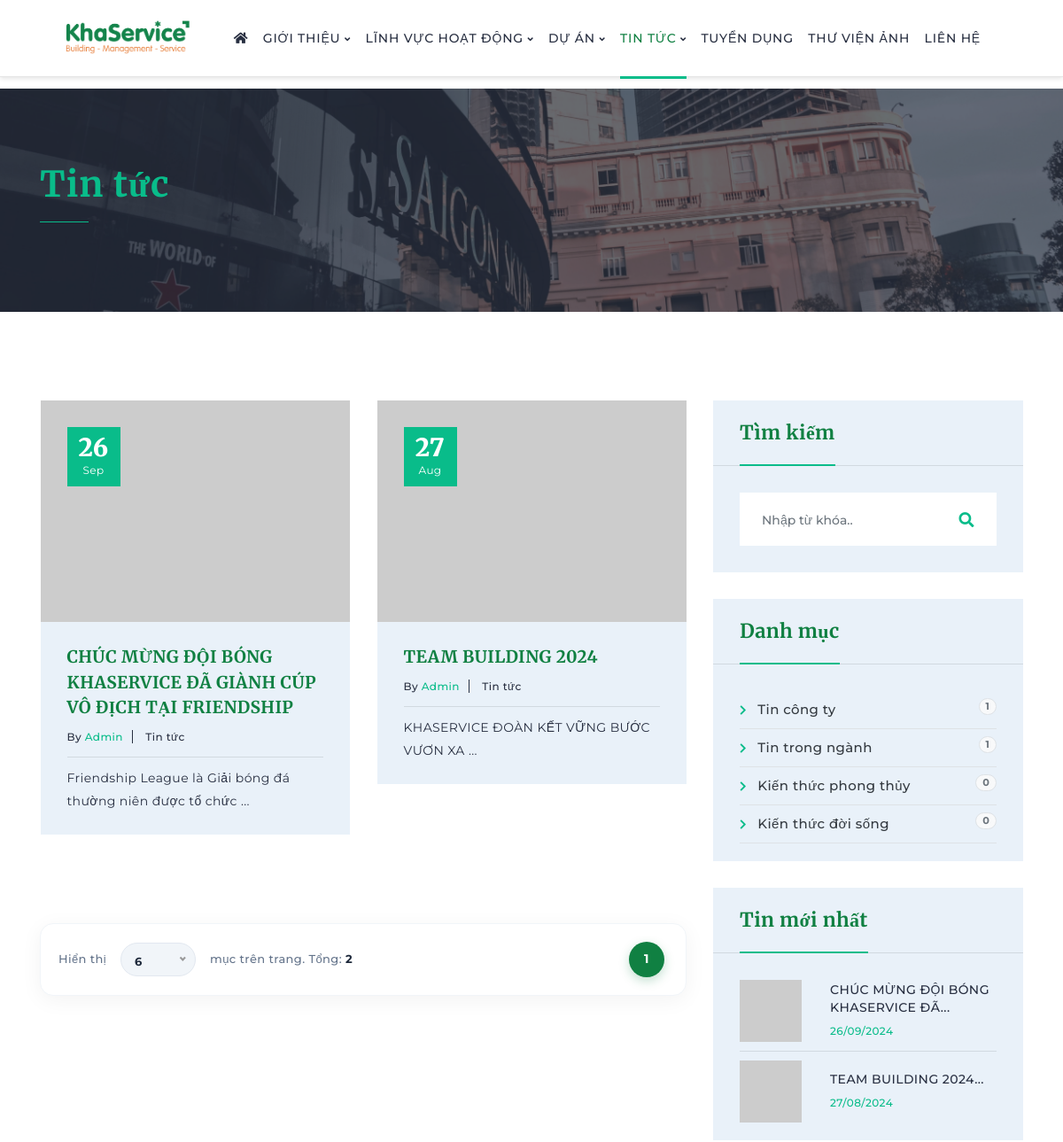
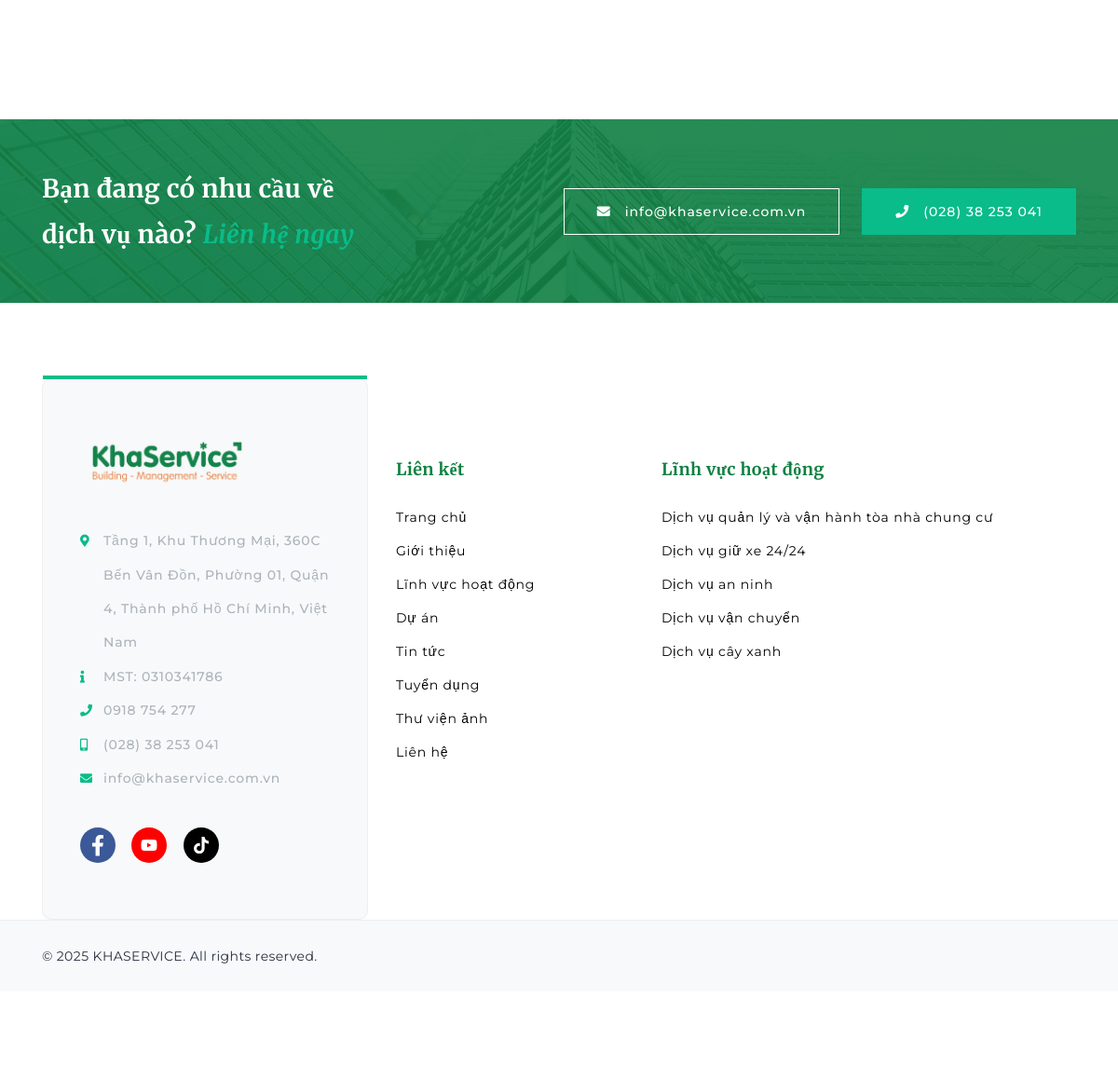
/tin-tuc.html, run on the app's committed database (2 pictures, top to bottom).
### tables this page shows
CREATE TABLE `table_setting` (
  `id` int(11) NOT NULL AUTO_INCREMENT,
  `ten_vi` varchar(255) DEFAULT NULL,
  `diachi_vi` varchar(255) DEFAULT NULL,
  `dienthoai` varchar(50) DEFAULT NULL,
  `hotline` varchar(50) DEFAULT NULL,
  `email` varchar(100) DEFAULT NULL,
  `website` varchar(100) DEFAULT NULL,
  `fanpage` varchar(255) DEFAULT NULL,
  `youtube` varchar(255) DEFAULT NULL,
  `google_map` text DEFAULT NULL,
  `video_intro` varchar(255) DEFAULT NULL,
  `title` varchar(255) DEFAULT NULL,
  `keywords` text DEFAULT NULL,
  `description` text DEFAULT NULL,
  `logo` varchar(255) DEFAULT NULL,
  `logoRectangle` varchar(255) DEFAULT NULL,
  `longName` varchar(255) DEFAULT NULL,
  `nationalName` varchar(255) DEFAULT NULL,
  `shortName` varchar(255) DEFAULT NULL,
  `taxCode` varchar(50) DEFAULT NULL,
  `tiktok` varchar(255) DEFAULT NULL,
  `youtubeInfo` varchar(255) DEFAULT NULL,
  `updated_at` varchar(200) DEFAULT NULL,
  `email2` varchar(255) DEFAULT NULL,
  `hotline2` varchar(255) DEFAULT NULL,
  PRIMARY KEY (`id`)
);

CREATE TABLE `table_photo` (
  `id` int(11) NOT NULL AUTO_INCREMENT,
  `ten_vi` varchar(255) DEFAULT NULL,
  `link` varchar(255) DEFAULT NULL,
  `photo` varchar(255) DEFAULT NULL,
  `thumb` varchar(255) DEFAULT NULL,
  `mota_vi` text DEFAULT NULL,
  `type` varchar(50) DEFAULT NULL,
  `stt` int(11) DEFAULT 1,
  `hienthi` tinyint(1) DEFAULT 1,
  `ngaytao` int(11) DEFAULT NULL,
  PRIMARY KEY (`id`)
);

CREATE TABLE `table_news` (
  `id` int(11) NOT NULL AUTO_INCREMENT,
  `id_cat` int(11) DEFAULT 0,
  `ten_vi` varchar(255) DEFAULT NULL,
  `ten_khong_dau` varchar(255) DEFAULT NULL,
  `photo` varchar(255) DEFAULT NULL,
  `thumb` varchar(255) DEFAULT NULL,
  `mota_vi` text DEFAULT NULL,
  `noidung_vi` longtext DEFAULT NULL,
  `stt` int(11) DEFAULT 1,
  `hienthi` tinyint(1) DEFAULT 1,
  `noibat` tinyint(1) DEFAULT 0,
  `ngaytao` int(11) DEFAULT NULL,
  `ngaysua` int(11) DEFAULT NULL,
  `luotxem` int(11) DEFAULT 0,
  `title` varchar(255) DEFAULT NULL,
  `keywords` text DEFAULT NULL,
  `description` text DEFAULT NULL,
  PRIMARY KEY (`id`)
);

CREATE TABLE `table_news_cat` (
  `id` int(11) NOT NULL AUTO_INCREMENT,
  `ten_vi` varchar(255) DEFAULT NULL,
  `ten_khong_dau` varchar(255) DEFAULT NULL,
  `type` varchar(50) DEFAULT NULL,
  `stt` int(11) DEFAULT 1,
  `hienthi` tinyint(1) DEFAULT 1,
  PRIMARY KEY (`id`)
);

CREATE TABLE `table_dichvu` (
  `id` int(11) NOT NULL AUTO_INCREMENT,
  `ten_vi` varchar(255) DEFAULT NULL,
  `ten_khong_dau` varchar(255) DEFAULT NULL,
  `mota_vi` text DEFAULT NULL,
  `noidung_vi` longtext DEFAULT NULL,
  `photo` varchar(255) DEFAULT NULL,
  `stt` int(11) DEFAULT 1,
  `hienthi` tinyint(1) DEFAULT 1,
  `noibat` tinyint(1) DEFAULT 0,
  `ngaytao` int(11) DEFAULT NULL,
  `ngaysua` int(11) DEFAULT NULL,
  `title` varchar(255) DEFAULT NULL,
  `keywords` text DEFAULT NULL,
  `description` text DEFAULT NULL,
  PRIMARY KEY (`id`)
);

### templates/tin-tuc_tpl.php (the view, shortened to what the rows shown need)
<section class="inner-banner pt-80 pb-95" style="background-image: url('<?=$inner_banner_img?>');" data-overlay="7">
    <div class="container">
        <div class="row z-5 align-items-center">
            <div class="col-md-8 text-center text-md-left">
                <h1 class="f-700 green">Tin tức</h1>
            </div>
        </div>
    </div>
</section>
<section class="service-details pt-100 pb-100">
    <div class="container">
        <div class="row">
            <div class="col-xl-8 col-lg-7">
                <div class="row justify-content-center">
                    <?php if(!empty($ds_tintuc)) { foreach($ds_tintuc as $v) { ?>
                    <div class="col-lg-6 col-md-6">
                        <div class="blog-grid bg-light-white transition-4 mb-30">
                            <div class="blog-grid-image relative">
                                <?php $link_v = 'tin-tuc/chi-tiet/' . ($v['ten_khong_dau']!='' ? $v['ten_khong_dau'] : $v['id']) . '.html'; ?>
                                <a href="<?=$link_v?>">
                                    <?php
                                        $img_src = (!empty($v['photo']) && file_exists($v['photo'])) ? $v['photo'] : 'https://placehold.co/600x400/ebebeb/666666?text=No+Image';
                                    ?>
                                    <img src="<?=$img_src?>" alt="<?=$v['ten_vi']?>" style="width: 100%; height: 250px; object-fit: cover;">
                                </a>
                                <div class="blog-date-2 text-center bg-green">
                                    <h2 class="day white mb-0 fs-28 mt-10 f-900"><?=date('d', $v['ngaytao'])?></h2>
                                    <p class="month white mb-5 fs-12"><?=date('M', $v['ngaytao'])?></p>
                                </div>
                            </div>
                            <div class="blog-grid-text">
                                <h5 class="f-700 fs-19 mb-5 lh-15"><a href="<?=$link_v?>"><?=$v['ten_vi']?></a></h5>
                                <ul class="blog-by-detail mb-5">
                                    <li><a href="">By <span class="green">Admin</span> </a></li>
                                    <li><a href="">Tin tức </a></li>
                                </ul>
                                <div class="hr-1 opacity-1 mt-10 mb-10"></div>
                                <p class="mb-0"><?=substr(strip_tags($v['mota_vi']), 0, 100)?>...</p>
                            </div>
                        </div>
                    </div>
                    <?php }} else { echo '<p class="w-100 text-center">Đang cập nhật...</p>'; } ?>
                </div>
            </div>
            <div class="col-xl-4 col-lg-5">
                <div class="right-box bg-light-white mb-30">
                    <div class="right-box-content mt-10 mb-10">
                        <ul class="list-unstyled category-list">
                            <?php if(!empty($ds_danhmuc_sidebar)) { foreach($ds_danhmuc_sidebar as $v) { ?>
                            <li class="py-2 border-bottom d-flex justify-content-between align-items-center">
                                <a href="tin-tuc/<?=($v['ten_khong_dau']!='' ? $v['ten_khong_dau'] : $v['id'])?>.html" class="text-dark hover-green font-weight-500 d-block w-100">
                                    <i class="fas fa-chevron-right small mr-2 green"></i> <?=$v['ten_vi']?>
                                    <span class="badge badge-pill badge-light border text-muted float-right"><?=$v['so_bai']?></span>
                                </a>
                            </li>
                            <?php }} ?>
                        </ul>
                    </div>
                </div>
                <div class="right-box bg-light-white mb-30">
                    <div class="right-box-content mt-10 mb-10">
                        <?php if(!empty($ds_sidebar)) { foreach($ds_sidebar as $v) {
                            $link_side = 'tin-tuc/chi-tiet/' . ($v['ten_khong_dau']!='' ? $v['ten_khong_dau'] : $v['id']) . '.html';
                        ?>
                        <a href="<?=$link_side?>" class="popular-post d-flex align-items-center">
                            <div class="popular-post-img mr-20">
                                <?php
                                    $img_sidebar = (!empty($v['photo']) && file_exists($v['photo'])) ? $v['photo'] : 'https://placehold.co/100x100/ebebeb/666666?text=New';
                                ?>
                                <img src="<?=$img_sidebar?>" alt="" style="width:70px; height:70px; object-fit:cover;">
                            </div>
                            <div class="popular-post-text">
                                <p class="mb-5"><?=substr($v['ten_vi'], 0, 40)?>...</p>
                                <span><?=date('d/m/Y', $v['ngaytao'])?></span>
                            </div>
                        </a>
                        <?php }} ?>
                    </div>
                </div>
            </div>
        </div>
    </div>
</section>
<section class="cta pt-50 pb-50" style="background-image: url('img/bg/bg_cta.jpg');" data-overlay="9">
    <div class="container">
        <div class="row align-items-center">
            <div class="col-xl-8 col-lg-7 text-center text-lg-right z-5">
                <a href="mailto:<?=$row_setting['email']?>" class="btn btn-square-white mr-20 mr-xs-00 d-block d-sm-inline-block mb-xs-15 wow fadeInUp">
                    <i class="fas fa-envelope mr-15"></i><?=$row_setting['email']?>
                </a>
                <a href="tel:<?=$row_setting['hotline']?>" class="btn btn-square-green d-block d-sm-inline-block blob-small wow fadeInUp">
                    <i class="fas fa-phone mr-15"></i><?=$row_setting['hotline']?>
                </a>
            </div>
        </div>
    </div>
</section>

### templates/layout/header.php (shortened to what the rows shown need)
<header class="transperant-head header-style-3 transition-4" style="position: fixed; top: 0; left: 0; width: 100%; z-index: 999; background: #ffffff; box-shadow: 0 2px 5px rgba(0,0,0,0.1);">
    <div class="container-fluid px-lg-5">
        <div class="row align-items-center no-gutters justify-content-between header-row">
            <div class="col-auto px-lg-4 logo-col">
                <div class="logo transition-4 text-center">
                    <a href="index.php">
                        <img src="<?=$row_setting['logoRectangle']?>" class="transition-4" alt="logo" style="max-height: 60px;">
                    </a>
                </div>
            </div>
        </div>
    </div>
</header>

### templates/layout/footer.php (shortened to what the rows shown need)
<footer class="footer-area">
    <div class="container">
        <div class="row mb-sm-50 mb-xs-00">
            <div class="col-lg-4 z-5">
                <div class="contact-area relative h-100 mr-lg-20 mr-md-00">
                    <div class="footer-logo mb-35">
                        <img src="<?=$row_setting['logoRectangle']?>" alt="logo footer" style="max-height: 60px;">
                    </div>
                    <div class="contact-options mb-35">
                        <ul>
                            <li>
                                <i class="fas fa-map-marker-alt green"></i><?=$row_setting['diachi_vi']?>
                            </li>
                            <?php if(!empty($row_setting['taxCode'])) { ?>
                            <li>
                                <i class="fas fa-info green"></i> MST: <?=$row_setting['taxCode']?>
                            </li>
                            <?php } ?>
                            <li>
                                <i class="fas fa-phone green"></i><?=$row_setting['dienthoai']?>
                            </li>
                            <li>
                                <i class="fas fa-mobile-alt green"></i><?=$row_setting['hotline']?>
                            </li>
                            <li>
                                <i class="fas fa-envelope green"></i><?=$row_setting['email']?>
                            </li>
                        </ul>
                    </div>
                </div>
            </div>
            <div class="col-lg-5 col-sm-8">
                <div class="footer-links pt-85 pb-85 pt-md-50 mb-sm-70">
                    <ul class="links-list">
                        <?php if(!empty($menu_dichvu)) { foreach($menu_dichvu as $v) { ?>
                            <li><a href="dich-vu/<?=$v['ten_khong_dau']?>.html"><?=$v['ten_vi']?></a></li>
                        <?php }} ?>
                    </ul>
                </div>
            </div>
        </div>
    </div>
    <section class="copyright pt-25 pb-25">
    </section>
</footer>

### data on the page
table_setting: logoRectangle (picture), email "info@khaservice.com.vn", hotline "(028) 38 253 041", diachi_vi "Tầng 1, Khu Thương Mại, 360C Bến Vân Đồn, Phường 01, Quận 4, Thành phố Hồ Chí Minh, Việt Nam", taxCode "0310341786", dienthoai "0918 754 277"
table_photo: photo (picture)
table_news: ngaytao "26", ngaytao "Sep", ten_vi "CHÚC MỪNG ĐỘI BÓNG KHASERVICE ĐÃ GIÀNH CÚP VÔ ĐỊCH TẠI FRIENDSHIP", mota_vi "Friendship League là Giải bóng đá thường niên được tổ chức", ten_vi "CHÚC MỪNG ĐỘI BÓNG KHASERVICE ĐÃ", ngaytao "26/09/2024"
table_news: ngaytao "27", ngaytao "Aug", ten_vi "TEAM BUILDING 2024", mota_vi "KHASERVICE ĐOÀN KẾT VỮNG BƯỚC VƯƠN XA", ngaytao "27/08/2024"
table_news_cat: ten_vi "Tin công ty", so_bai "1"
table_news_cat: ten_vi "Tin trong ngành", so_bai "1"
table_news_cat: ten_vi "Kiến thức phong thủy", so_bai "0"
table_news_cat: ten_vi "Kiến thức đời sống", so_bai "0"
table_dichvu: ten_vi "Dịch vụ quản lý và vận hành tòa nhà chung cư"
table_dichvu: ten_vi "Dịch vụ giữ xe 24/24"
table_dichvu: ten_vi "Dịch vụ an ninh"
table_dichvu: ten_vi "Dịch vụ vận chuyển"
table_dichvu: ten_vi "Dịch vụ cây xanh"

### other printed values
$paging['total'] "2"
